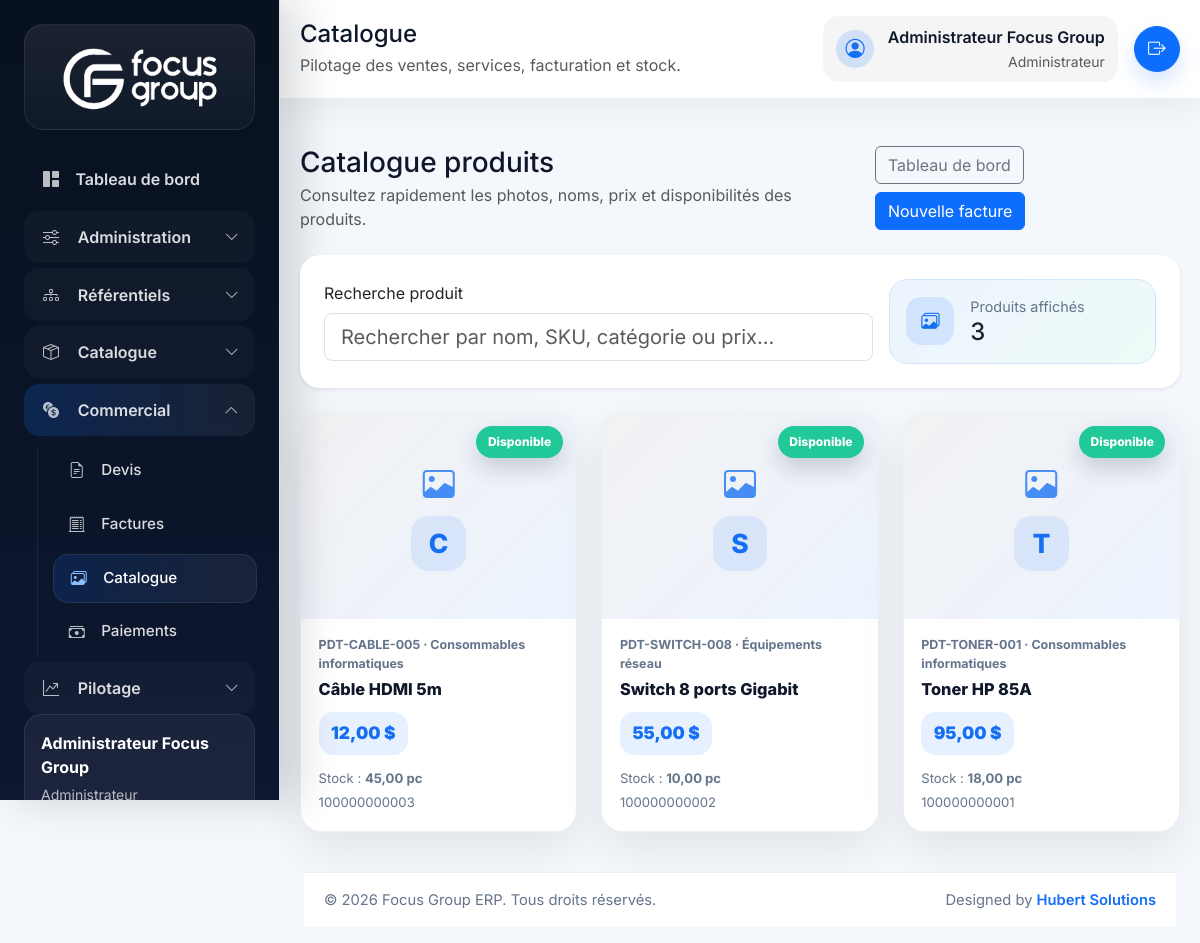
/index.php/products/catalog (signed in), run on the app's committed database.
### tables this page shows
CREATE TABLE products (
    id BIGINT UNSIGNED AUTO_INCREMENT PRIMARY KEY,
    category_id BIGINT UNSIGNED NOT NULL,
    unit_id BIGINT UNSIGNED NOT NULL,
    sku VARCHAR(50) NOT NULL UNIQUE,
    name VARCHAR(150) NOT NULL,
    description TEXT NULL,
    barcode VARCHAR(100) NULL,
    cost_price DECIMAL(18,2) NOT NULL DEFAULT 0,
    sale_price DECIMAL(18,2) NOT NULL DEFAULT 0,
    minimum_stock DECIMAL(18,2) NOT NULL DEFAULT 0,
    current_stock DECIMAL(18,2) NOT NULL DEFAULT 0,
    image_path VARCHAR(255) NULL,
    is_active TINYINT(1) NOT NULL DEFAULT 1,
    deleted_at DATETIME NULL,
    created_at DATETIME NOT NULL DEFAULT CURRENT_TIMESTAMP,
    updated_at DATETIME NOT NULL DEFAULT CURRENT_TIMESTAMP ON UPDATE CURRENT_TIMESTAMP,
    CONSTRAINT fk_products_category FOREIGN KEY (category_id) REFERENCES categories(id),
    CONSTRAINT fk_products_unit FOREIGN KEY (unit_id) REFERENCES units(id)
);

CREATE TABLE categories (
    id BIGINT UNSIGNED AUTO_INCREMENT PRIMARY KEY,
    type ENUM('product', 'service', 'mixed') NOT NULL DEFAULT 'product',
    name VARCHAR(120) NOT NULL,
    description VARCHAR(255) NULL,
    deleted_at DATETIME NULL,
    created_at DATETIME NOT NULL DEFAULT CURRENT_TIMESTAMP,
    updated_at DATETIME NOT NULL DEFAULT CURRENT_TIMESTAMP ON UPDATE CURRENT_TIMESTAMP,
    UNIQUE KEY uq_categories_type_name (type, name)
);

CREATE TABLE units (
    id BIGINT UNSIGNED AUTO_INCREMENT PRIMARY KEY,
    name VARCHAR(80) NOT NULL,
    symbol VARCHAR(20) NOT NULL,
    deleted_at DATETIME NULL,
    created_at DATETIME NOT NULL DEFAULT CURRENT_TIMESTAMP,
    updated_at DATETIME NOT NULL DEFAULT CURRENT_TIMESTAMP ON UPDATE CURRENT_TIMESTAMP,
    UNIQUE KEY uq_units_symbol (symbol)
);

### app/Core/Controller.php (called while the page is built, shortened)
<?php
class Controller
{
    public function render(string $view, array $data = [], string $layout = 'app'): void
    {
        extract($data, EXTR_SKIP);
        $viewFile = view_path($view);
        require $viewFile;
    }
}

### app/Controllers/ProductController.php (called while the page is built, shortened)
<?php
final class ProductController extends Controller
{
    public function catalog(): void
    {
        $shopId = current_user_shop_id();
        $this->render('products.catalog', [
            'pageTitle' => 'Catalogue',
            'products' => (new Product())->allForStock($shopId),
            'currentShopName' => (string) (Auth::user()['shop_name'] ?? ''),
            'isShopCatalog' => $shopId !== null,
        ]);
    }
}

### app/Core/Router.php (called while the page is built, shortened)
<?php
final class Router
{
    private array $routes = [];
    private function addRoute(string $method, string $uri, array $action, array $middleware = []): void
    {
        $this->routes[$method][$this->normalizePath($uri)] = [
            'action' => $action,
            'middleware' => $middleware,
        ];
    }
    public function dispatch(string $method, string $uri): void
    {
        $path = $this->normalizeRequestUri($uri);
        $route = $this->routes[$method][$path] ?? null;
        try {
            [$controllerClass, $controllerMethod] = $route['action'];
            $controller = new $controllerClass();
            $controller->{$controllerMethod}();
        } catch (Throwable $throwable) {
            http_response_code(500);
            $this->renderError(500, 'Erreur interne', $throwable->getMessage());
        }
    }
    private function normalizeRequestUri(string $uri): string
    {
        $path = parse_url($uri, PHP_URL_PATH) ?: '/';
        if ($path === '/index.php') {
            $path = '/';
        } elseif (str_starts_with($path, '/index.php/')) {
            $path = substr($path, strlen('/index.php')) ?: '/';
        }
        return $this->normalizePath($path);
    }
    private function normalizePath(string $path): string
    {
        $path = '/' . trim($path, '/');
        return $path === '//' ? '/' : (rtrim($path, '/') ?: '/');
    }
}

### index.php (called while the page is built, shortened)
<?php
$appConfig = require __DIR__ . '/config/app.php';
require __DIR__ . '/app/Helpers/functions.php';
$router = new Router();
$router->dispatch($_SERVER['REQUEST_METHOD'] ?? 'GET', $_SERVER['REQUEST_URI'] ?? '/');

### app/Helpers/functions.php (called while the page is built, shortened)
<?php
if (!function_exists('config')) {
    function config(?string $key = null, mixed $default = null): mixed
    {
        $config = $GLOBALS['config'] ?? [];
        $segments = explode('.', $key);
        $value = $config;
        foreach ($segments as $segment) {
            $value = $value[$segment];
        }
        return $value;
    }
}
if (!function_exists('url')) {
    function url(string $path = ''): string
    {
        $baseUrl = rtrim((string) config('app.base_url', ''), '/');
        $path = '/' . ltrim($path, '/');
        $routePrefix = rtrim((string) config('app.route_prefix', ''), '/');
        if (str_starts_with($path, '/public/')) {
            return ($baseUrl === '' ? '' : $baseUrl) . $path;
        }
        $prefix = $routePrefix === '' ? '' : $routePrefix;
        return ($baseUrl === '' ? '' : $baseUrl) . $prefix . $path;
    }
}
if (!function_exists('product_image_url')) {
    function product_image_url(?string $path): string
    {
        $path = trim((string) $path);
        if ($path === '') {
            return '';
        }
        return project_asset(ltrim($path, '/'));
    }
}
if (!function_exists('project_asset')) {
    function project_asset(string $path): string
    {
        $baseUrl = rtrim((string) config('app.base_url', ''), '/');
        return ($baseUrl === '' ? '' : $baseUrl) . '/' . ltrim($path, '/');
    }
}
if (!function_exists('e')) {
    function e(?string $value): string
    {
        return htmlspecialchars((string) $value, ENT_QUOTES, 'UTF-8');
    }
}
if (!function_exists('currency_options')) {
    function currency_options(): array
    {
        return [
            'USD' => 'USD ($)',
            'CDF' => 'CDF',
        ];
    }
}
if (!function_exists('normalize_currency_code')) {
    function normalize_currency_code(mixed $value): string
    {
        $currency = strtoupper(trim((string) $value));
        return array_key_exists($currency, currency_options()) ? $currency : 'USD';
    }
}
if (!function_exists('currency_symbol')) {
    function currency_symbol(mixed $currencyCode): string
    {
        return normalize_currency_code($currencyCode) === 'USD' ? '$' : 'CDF';
    }
}
if (!function_exists('format_money')) {
    function format_money(mixed $amount, mixed $currencyCode = 'USD'): string
    {
        return number_format((float) $amount, 2, ',', ' ') . ' ' . currency_symbol($currencyCode);
    }
}

### app/Models/Product.php (called while the page is built, shortened)
<?php
final class Product extends Model
{
    public function allForStock(?int $shopId = null): array
    {
        $sql = 'SELECT p.*, p.current_stock AS central_stock, c.name AS category_name, u.name AS unit_name, u.symbol AS unit_symbol, NULL AS stock_shop_name
                FROM products p
                INNER JOIN categories c ON c.id = p.category_id
                INNER JOIN units u ON u.id = p.unit_id
                WHERE p.deleted_at IS NULL
                ORDER BY p.id DESC';
        return $this->db->query($sql)->fetchAll();
    }
}

### app/Views/products/catalog.php (the view, shortened to what this page needs)
<?php
$productCount = count($products ?? []);
$catalogTitle = !empty($isShopCatalog) ? 'Catalogue de ' . ($currentShopName ?: 'votre boutique') : 'Catalogue produits';
?>
<div class="page-hero">
    <div>
        <h1 class="h3 mb-1"><?= e($catalogTitle); ?></h1>
        <p class="text-muted mb-0">Consultez rapidement les photos, noms, prix et disponibilités des produits.</p>
    </div>
    <div class="d-flex gap-2 flex-wrap">
        <a href="<?= e(url('/dashboard')); ?>" class="btn btn-outline-secondary">Tableau de bord</a>
        <a href="<?= e(url('/invoices/create')); ?>" class="btn btn-primary">Nouvelle facture</a>
    </div>
</div>
<div class="card border-0 shadow-sm mb-4">
    <div class="card-body p-4">
        <div class="row g-3 align-items-center">
            <div class="col-lg-8">
                <label class="form-label" for="catalogSearch">Recherche produit</label>
                <input type="search" class="form-control form-control-lg" id="catalogSearch" placeholder="Rechercher par nom, SKU, catégorie ou prix...">
            </div>
            <div class="col-lg-4">
                <div class="catalog-summary-card">
                    <span class="metric-icon primary"><i class="bi bi-images"></i></span>
                    <div>
                        <div class="muted-label">Produits affichés</div>
                        <div class="h4 mb-0"><?= e((string) $productCount); ?></div>
                    </div>
                </div>
            </div>
        </div>
    </div>
</div>
<?php if (($products ?? []) === []): ?>
    <div class="card border-0 shadow-sm">
        <div class="card-body p-5 text-center empty-state">
            <i class="bi bi-box-seam"></i>
            <div>Aucun produit disponible pour le moment.</div>
        </div>
    </div>
<?php else: ?>
    <div class="row g-4 catalog-grid" id="productCatalogGrid">
        <?php foreach ($products as $product): ?>
            <?php
            $imageUrl = product_image_url($product['image_path'] ?? '');
            $stock = (float) ($product['current_stock'] ?? 0);
            $isAvailable = $stock > 0;
            $searchText = strtolower(trim((string) (($product['name'] ?? '') . ' ' . ($product['sku'] ?? '') . ' ' . ($product['category_name'] ?? '') . ' ' . ($product['sale_price'] ?? ''))));
            ?>
            <div class="col-sm-6 col-xl-4 col-xxl-3 catalog-product-col" data-search="<?= e($searchText); ?>">
                <div class="catalog-product-card h-100">
                    <div class="catalog-product-image-wrap">
                        <?php if ($imageUrl !== ''): ?>
                            <img src="<?= e($imageUrl); ?>" alt="<?= e($product['name']); ?>" class="catalog-product-image" loading="lazy">
                        <?php else: ?>
                            <div class="catalog-product-placeholder">
                                <i class="bi bi-image"></i>
                                <span><?= e(mb_strtoupper(mb_substr((string) $product['name'], 0, 1))); ?></span>
                            </div>
                        <?php endif; ?>
                        <span class="catalog-stock-badge <?= $isAvailable ? 'is-available' : 'is-empty'; ?>">
                            <?= $isAvailable ? 'Disponible' : 'Rupture'; ?>
                        </span>
                    </div>
                    <div class="catalog-product-body">
                        <div class="catalog-product-meta"><?= e($product['sku']); ?><?= !empty($product['category_name']) ? ' · ' . e($product['category_name']) : ''; ?></div>
                        <h2 class="catalog-product-title"><?= e($product['name']); ?></h2>
                        <div class="catalog-product-price"><?= e(format_money($product['sale_price'], 'USD')); ?></div>
                        <div class="catalog-product-footer">
                            <span>Stock : <strong><?= e(number_format($stock, 2, ',', ' ')); ?> <?= e($product['unit_symbol'] ?: ($product['unit_name'] ?? '')); ?></strong></span>
                            <?php if (!empty($product['barcode'])): ?><span><?= e($product['barcode']); ?></span><?php endif; ?>
                        </div>
                    </div>
                </div>
            </div>
        <?php endforeach; ?>
    </div>
<?php endif; ?>

### public/assets/css/app.css (style rules this page uses)
:root { --fg-primary: #156ff3; --fg-primary-dark: #0c56c9; --fg-primary-soft: rgba(21, 111, 243, 0.16); --fg-dark: #0f172a; --fg-muted: #64748b; --fg-soft: #f8fafc; --fg-sidebar: #08111f; --fg-sidebar-soft: #0f1d36; }
.catalog-summary-card { display: flex; align-items: center; gap: 1rem; padding: 1rem; border-radius: 1.15rem; background: linear-gradient(135deg, rgba(21, 111, 243, 0.08), rgba(32, 201, 151, 0.08)); border: 1px solid rgba(21, 111, 243, 0.12); }
.catalog-product-card { overflow: hidden; border-radius: 1.35rem; background: #fff; border: 1px solid rgba(148, 163, 184, 0.16); box-shadow: 0 18px 45px rgba(15, 23, 42, 0.08); transition: transform 0.18s ease, box-shadow 0.18s ease; }
.catalog-product-image-wrap { position: relative; aspect-ratio: 4 / 3; background: linear-gradient(135deg, rgba(15, 23, 42, 0.06), rgba(21, 111, 243, 0.08)); }
.catalog-product-placeholder { width: 100%; height: 100%; display: flex; flex-direction: column; align-items: center; justify-content: center; color: var(--fg-primary); gap: 0.45rem; }
.catalog-product-placeholder i { font-size: 2rem; opacity: 0.78; }
.catalog-product-placeholder span { width: 3.4rem; height: 3.4rem; border-radius: 1.1rem; display: inline-flex; align-items: center; justify-content: center; background: rgba(21, 111, 243, 0.1); font-size: 1.65rem; font-weight: 800; }
.catalog-stock-badge { position: absolute; top: 0.85rem; right: 0.85rem; padding: 0.42rem 0.72rem; border-radius: 999px; color: #fff; font-size: 0.75rem; font-weight: 800; box-shadow: 0 10px 22px rgba(15, 23, 42, 0.18); }
.catalog-stock-badge.is-available { background: #20c997; }
.catalog-product-body { padding: 1.05rem 1.1rem 1.15rem; }
.catalog-product-meta { color: var(--fg-muted); font-size: 0.78rem; font-weight: 700; margin-bottom: 0.35rem; }
.catalog-product-title { font-size: 1.02rem; font-weight: 800; line-height: 1.3; margin-bottom: 0.75rem; color: var(--fg-dark); }
.catalog-product-price { display: inline-flex; align-items: center; padding: 0.52rem 0.78rem; border-radius: 0.9rem; background: rgba(21, 111, 243, 0.1); color: var(--fg-primary); font-weight: 900; font-size: 1.08rem; margin-bottom: 0.9rem; }
.catalog-product-footer { display: flex; flex-direction: column; gap: 0.25rem; color: var(--fg-muted); font-size: 0.82rem; }
body { font-family: 'Inter', sans-serif; background: #f4f7fb; color: var(--fg-dark); }
.card { border-radius: 1.25rem; }
.page-hero { display: flex; justify-content: space-between; align-items: center; gap: 1rem; margin-bottom: 1.5rem; }
.metric-icon { width: 3rem; height: 3rem; border-radius: 0.95rem; display: inline-flex; align-items: center; justify-content: center; font-size: 1.15rem; }
.metric-icon.primary { background: rgba(13, 110, 253, 0.12); color: var(--fg-primary); }
.muted-label { color: var(--fg-muted); font-size: 0.9rem; }

### data on the page
products: name "C", shows "Disponible", sku "PDT-CABLE-005", category.name "Consommables informatiques", name "Câble HDMI 5m", sale_price "12,00 $", current_stock "45,00", unit.symbol "pc", barcode "100000000003"
products: name "S", shows "Disponible", sku "PDT-SWITCH-008", category.name "Équipements réseau", name "Switch 8 ports Gigabit", sale_price "55,00 $", current_stock "10,00", unit.symbol "pc", barcode "100000000002"
products: name "T", shows "Disponible", sku "PDT-TONER-001", category.name "Consommables informatiques", name "Toner HP 85A", sale_price "95,00 $", current_stock "18,00", unit.symbol "pc", barcode "100000000001"

### other printed values
$currentUser['full_name'] "Administrateur Focus Group"
$currentUser['role_name'] "Administrateur"
$pageTitle "Catalogue"
app_scope_description() "Pilotage des ventes, services, facturation et stock."
$catalogTitle "Catalogue produits"
$productCount "3"
config('app.name') "Focus Group ERP"
